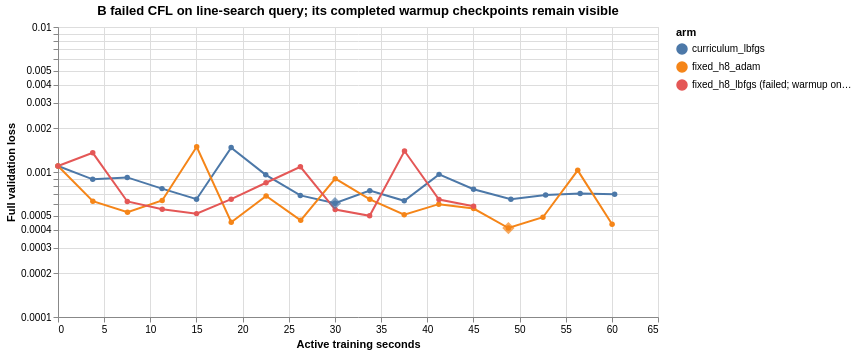

Write the Vega-Lite specification saved for this chart.
### Vega-Lite specification from a JSON file in a GitHub repository (floating-point values rounded to 4 significant figures)
{"config": {"view": {"continuousWidth": 300, "continuousHeight": 300}}, "layer": [{"mark": {"type": "line", "point": true}, "encoding": {"color": {"field": "arm", "type": "nominal"}, "tooltip": [{"field": "arm", "type": "nominal"}, {"field": "work", "type": "quantitative"}, {"field": "validation_loss", "type": "quantitative"}], "x": {"field": "work", "title": "Active training seconds", "type": "quantitative"}, "y": {"field": "validation_loss", "scale": {"type": "log"}, "title": "Full validation loss", "type": "quantitative"}}, "title": "B failed CFL on line-search query; its completed warmup checkpoints remain visible"}, {"mark": {"type": "point", "filled": true, "shape": "diamond", "size": 150}, "encoding": {"color": {"field": "arm", "type": "nominal"}, "tooltip": [{"field": "arm", "type": "nominal"}, {"field": "work", "type": "quantitative"}, {"field": "validation_loss", "type": "quantitative"}], "x": {"field": "work", "title": "Active training seconds", "type": "quantitative"}, "y": {"field": "validation_loss", "scale": {"type": "log"}, "title": "Full validation loss", "type": "quantitative"}}, "title": "B failed CFL on line-search query; its completed warmup checkpoints remain visible", "transform": [{"filter": "datum.selected"}]}], "data": {"values": [{"arm": "curriculum_lbfgs", "work": 0.0, "validation_loss": 0.001101, "selected": false}, {"arm": "curriculum_lbfgs", "work": 3.761, "validation_loss": 0.0008898, "selected": false}, {"arm": "curriculum_lbfgs", "work": 7.5, "validation_loss": 0.0009179, "selected": false}, {"arm": "curriculum_lbfgs", "work": 11.27, "validation_loss": 0.0007681, "selected": false}, {"arm": "curriculum_lbfgs", "work": 15.01, "validation_loss": 0.0006493, "selected": false}, {"arm": "curriculum_lbfgs", "work": 18.76, "validation_loss": 0.001473, "selected": false}, {"arm": "curriculum_lbfgs", "work": 22.51, "validation_loss": 0.0009556, "selected": false}, {"arm": "curriculum_lbfgs", "work": 26.25, "validation_loss": 0.0006896, "selected": false}, {"arm": "curriculum_lbfgs", "work": 30.01, "validation_loss": 0.0006089, "selected": true}, {"arm": "curriculum_lbfgs", "work": 33.78, "validation_loss": 0.0007438, "selected": false}, {"arm": "curriculum_lbfgs", "work": 37.51, "validation_loss": 0.000633, "selected": false}, {"arm": "curriculum_lbfgs", "work": 41.29, "validation_loss": 0.000963, "selected": false}, {"arm": "curriculum_lbfgs", "work": 45.02, "validation_loss": 0.000761, "selected": false}, {"arm": "curriculum_lbfgs", "work": 49.06, "validation_loss": 0.0006496, "selected": false}, {"arm": "curriculum_lbfgs", "work": 52.82, "validation_loss": 0.0006929, "selected": false}, {"arm": "curriculum_lbfgs", "work": 56.57, "validation_loss": 0.0007117, "selected": false}, {"arm": "curriculum_lbfgs", "work": 60.3, "validation_loss": 0.0007031, "selected": false}, {"arm": "fixed_h8_adam", "work": 0.0, "validation_loss": 0.001101, "selected": false}, {"arm": "fixed_h8_adam", "work": 3.775, "validation_loss": 0.0006294, "selected": false}, {"arm": "fixed_h8_adam", "work": 7.531, "validation_loss": 0.0005284, "selected": false}, {"arm": "fixed_h8_adam", "work": 11.29, "validation_loss": 0.0006364, "selected": false}, {"arm": "fixed_h8_adam", "work": 15.02, "validation_loss": 0.001491, "selected": false}, {"arm": "fixed_h8_adam", "work": 18.77, "validation_loss": 0.0004501, "selected": false}, {"arm": "fixed_h8_adam", "work": 22.55, "validation_loss": 0.0006831, "selected": false}, {"arm": "fixed_h8_adam", "work": 26.29, "validation_loss": 0.0004641, "selected": false}, {"arm": "fixed_h8_adam", "work": 30.03, "validation_loss": 0.0008998, "selected": false}, {"arm": "fixed_h8_adam", "work": 33.79, "validation_loss": 0.0006481, "selected": false}, {"arm": "fixed_h8_adam", "work": 37.51, "validation_loss": 0.0005078, "selected": false}, {"arm": "fixed_h8_adam", "work": 41.25, "validation_loss": 0.0006002, "selected": false}, {"arm": "fixed_h8_adam", "work": 45.03, "validation_loss": 0.0005599, "selected": false}, {"arm": "fixed_h8_adam", "work": 48.79, "validation_loss": 0.0004108, "selected": true}, {"arm": "fixed_h8_adam", "work": 52.54, "validation_loss": 0.0004876, "selected": false}, {"arm": "fixed_h8_adam", "work": 56.3, "validation_loss": 0.001027, "selected": false}, {"arm": "fixed_h8_adam", "work": 60.03, "validation_loss": 0.0004362, "selected": false}, {"arm": "fixed_h8_lbfgs (failed; warmup only)", "work": 0.0, "validation_loss": 0.001101, "selected": false}, {"arm": "fixed_h8_lbfgs (failed; warmup only)", "work": 3.765, "validation_loss": 0.001356, "selected": false}, {"arm": "fixed_h8_lbfgs (failed; warmup only)", "work": 7.508, "validation_loss": 0.0006264, "selected": false}, {"arm": "fixed_h8_lbfgs (failed; warmup only)", "work": 11.29, "validation_loss": 0.0005535, "selected": false}, {"arm": "fixed_h8_lbfgs (failed; warmup only)", "work": 15.01, "validation_loss": 0.0005164, "selected": false}, {"arm": "fixed_h8_lbfgs (failed; warmup only)", "work": 18.76, "validation_loss": 0.0006498, "selected": false}, {"arm": "fixed_h8_lbfgs (failed; warmup only)", "work": 22.54, "validation_loss": 0.0008432, "selected": false}, {"arm": "fixed_h8_lbfgs (failed; warmup only)", "work": 26.26, "validation_loss": 0.001086, "selected": false}, {"arm": "fixed_h8_lbfgs (failed; warmup only)", "work": 30.03, "validation_loss": 0.0005509, "selected": false}, {"arm": "fixed_h8_lbfgs (failed; warmup only)", "work": 33.76, "validation_loss": 0.0004987, "selected": false}, {"arm": "fixed_h8_lbfgs (failed; warmup only)", "work": 37.54, "validation_loss": 0.001395, "selected": false}, {"arm": "fixed_h8_lbfgs (failed; warmup only)", "work": 41.27, "validation_loss": 0.0006458, "selected": false}, {"arm": "fixed_h8_lbfgs (failed; warmup only)", "work": 45.02, "validation_loss": 0.0005809, "selected": false}]}, "height": 290, "width": 600, "$schema": "https://vega.github.io/schema/vega-lite/v6.4.1.json"}
